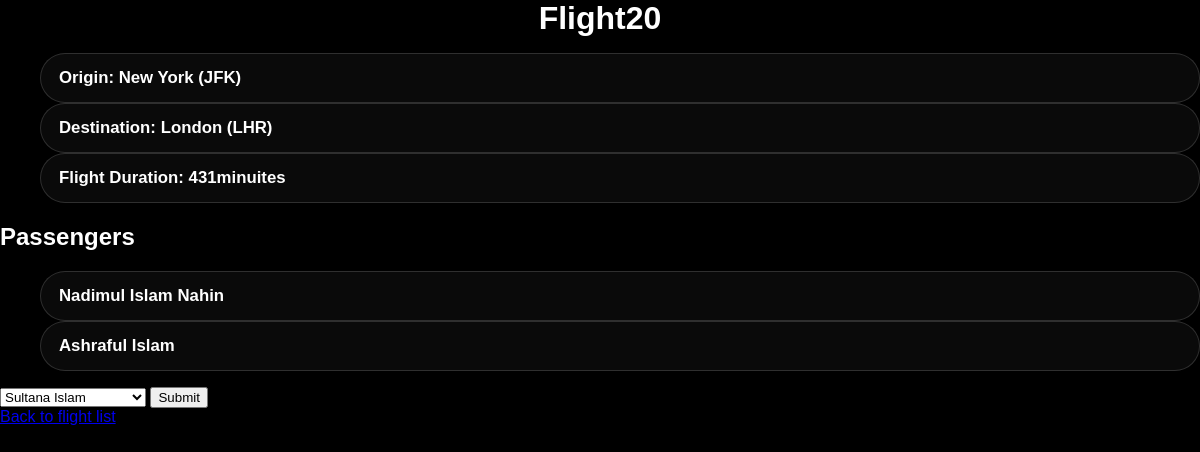
The app's page /flights/20/ with its own data.
### flights/models.py (models this page shows, shortened)
class Flight(models.Model):
    origin = models.ForeignKey(
        Airports, on_delete=models.CASCADE, related_name="arrivals"
    )
    destination = models.ForeignKey(
        Airports, on_delete=models.CASCADE, related_name="departures"
    )
    duration = models.IntegerField()

class Airports(models.Model):
    city = models.CharField(max_length=64)
    code = models.CharField(max_length=3)
    def __str__(self):
        return f"{self.city} ({self.code})"

class Passenger(models.Model):
    first = models.CharField(max_length=64)
    last = models.CharField(max_length=64)
    flights = models.ManyToManyField(Flight, blank=True, related_name="passengers")
    def __str__(self):
        return f"{self.first} {self.last}"

### flights/views.py (the view)
# urls.py: path("<int:flight_id>/", views.flight, name="flights"), # name is 'flights'
def flight(request, flight_id):
    flight_obj = Flight.objects.get(pk=flight_id)
    return render(request, "flights/flight.html", {
        "flight": flight_obj,
        "passengers": flight_obj.passengers.all(),
        "non_passengers": Passenger.objects.exclude(flights=flight_obj).all()
    })

### flights/templates/flights/flight.html (shortened to what this page needs)
{% extends "flights/layout.html" %}
{% block body %}
    <h1>Flight{{flight.id}}</h1>
    <ul>
        <li>Origin: {{flight.origin}}</li>
        <li>Destination: {{flight.destination}}</li>
        <li>Flight Duration: {{flight.duration}}minuites</li>
    </ul>
    <h2>Passengers</h2>
    <ul>
        {% for passenger in passengers %}
            <li>{{passenger}}</li>
        {% empty %}
            <li> No passengers</li>
        {% endfor %}
    </ul>
    <form action="{% url 'book' flight.id %}" method="post">
        <select name="passenger">
            {% for passenger in non_passengers %}
            <option value="{{passenger.id}}">{{passenger}}</option>
            {% endfor %}
        </select>
        <input type="submit">
    </form>
    <a href="{% url 'index' %}">Back to flight list</a>
{% endblock body %}

### flights/static/flights/style.css (style rules this page uses)
* { box-sizing: border-box; }
html, body { min-height: 100%; }
body { margin: 0; font-family: Arial, sans-serif; background: #000; color: #ffffff; }
body::before { content: ""; position: fixed; inset: 0; background: rgba(0, 0, 0, 0.55); pointer-events: none; z-index: -1; }
h1 { color: #ffffff; font-size: clamp(2rem, 2vw, 4rem); text-align: center; margin: 0; }
ul li { font-size: clamp(1rem, 1.4vw, 1.8rem); font-weight: 700; padding: 14px 18px; border-radius: 999px; background: rgba(255, 255, 255, 0.04); border: 1px solid rgba(255, 255, 255, 0.15); transition: transform 0.2s ease, background 0.2s ease, border-color 0.2s ease; margin: 0; display: grid; align-items: left; overflow: hidden; box-sizing: 0.5vw; }

### records on screen
Flight: id "20", origin "New York (JFK)", destination "London (LHR)", duration "431"
Passenger: first+last "Nadimul Islam Nahin"
Passenger: first+last "Ashraful Islam"

### other values on screen
form field passenger "Sultana Islam"
